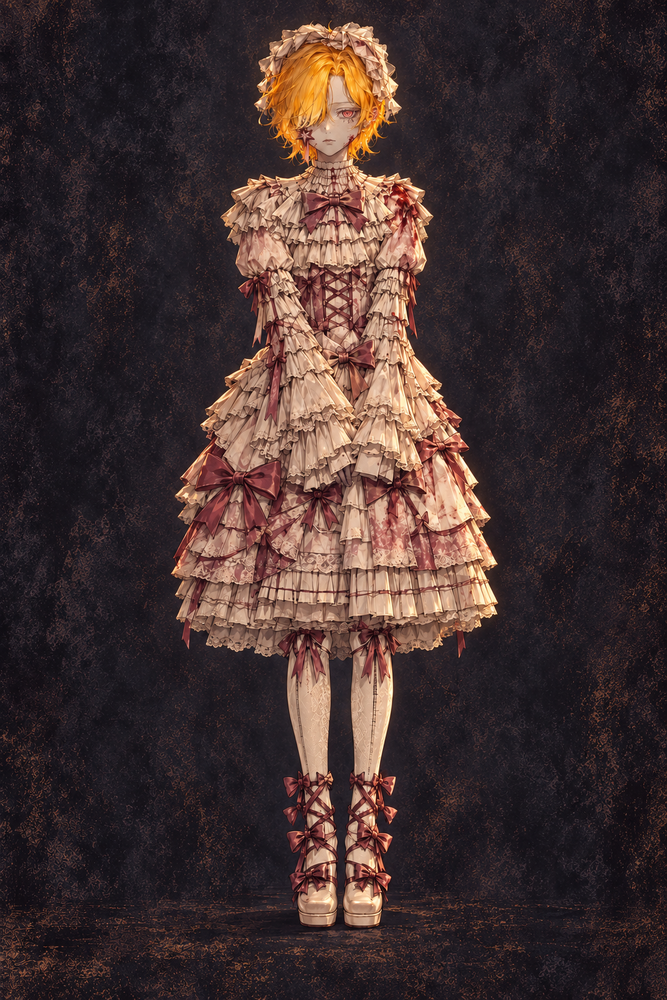
#> input picture models/doll/reconstruction/reference/full-front.png, 667 x 1000 px, shrunk from 1024 x 1536 before the run
$ python -i seg.py   (imports and definitions only)
#> lines starting #> are read from the running program, lines starting #| are printed output that depends on the picture; after the words box and inside, x2 and y2 are one past the last pixel; in counts of white or black regions, pixels touching at a corner belong together
import numpy as np, cv2
from scipy import ndimage as ndi
import os
U=os.path.join(os.path.dirname(os.path.abspath(__file__)),'reference')+'/'
def fit_bg(img, mask_bg):
    h,w,_=img.shape; yy,xx=np.mgrid[0:h,0:w]; X=xx/w; Y=yy/h
    A=np.stack([np.ones_like(X),X,Y,X*X,Y*Y,X*Y,X**3,Y**3,X*X*Y,X*Y*Y],-1)
    M=A[mask_bg]; out=np.zeros_like(img,dtype=float)
    for c in range(3):
        coef,*_=np.linalg.lstsq(M,img[...,c][mask_bg],rcond=None); out[...,c]=A@coef
    return out
def segment(img, ymax=None, thr_l=13, thr_c=13, it=3):
#> called with thr_l = 13, thr_c = 13, it = 3
    img=img.astype(float); h,w,_=img.shape
#> after `h, w, _ = img.shape`: h = 1000; w = 667
    bgm=np.zeros((h,w),bool); bgm[:, :12]=True; bgm[:, -12:]=True; bgm[:12,:]=True
    if ymax: bgm[ymax-30:ymax,:]=True
    for _ in range(it):
        bg=fit_bg(img,bgm)
        lab=cv2.cvtColor(np.clip(img,0,255).astype(np.uint8),cv2.COLOR_RGB2LAB).astype(float)
        labb=cv2.cvtColor(np.clip(bg,0,255).astype(np.uint8),cv2.COLOR_RGB2LAB).astype(float)
        dL=lab[...,0]-labb[...,0]; dC=np.hypot(lab[...,1]-labb[...,1],lab[...,2]-labb[...,2])
        fg=(dL>thr_l*2.55)|(dC>thr_c)|(dL<-60)
        if ymax: fg[ymax:]=False
        bgm=~ndi.binary_dilation(fg,iterations=6)
        if ymax: bgm[ymax:]=False
#> this loop made 3 passes
#> pass 1, in segment, `lab=cv2.cvtColor(np.clip(img,0,255).astype(np.uint8),cv2.COLOR_RGB2LAB..`:
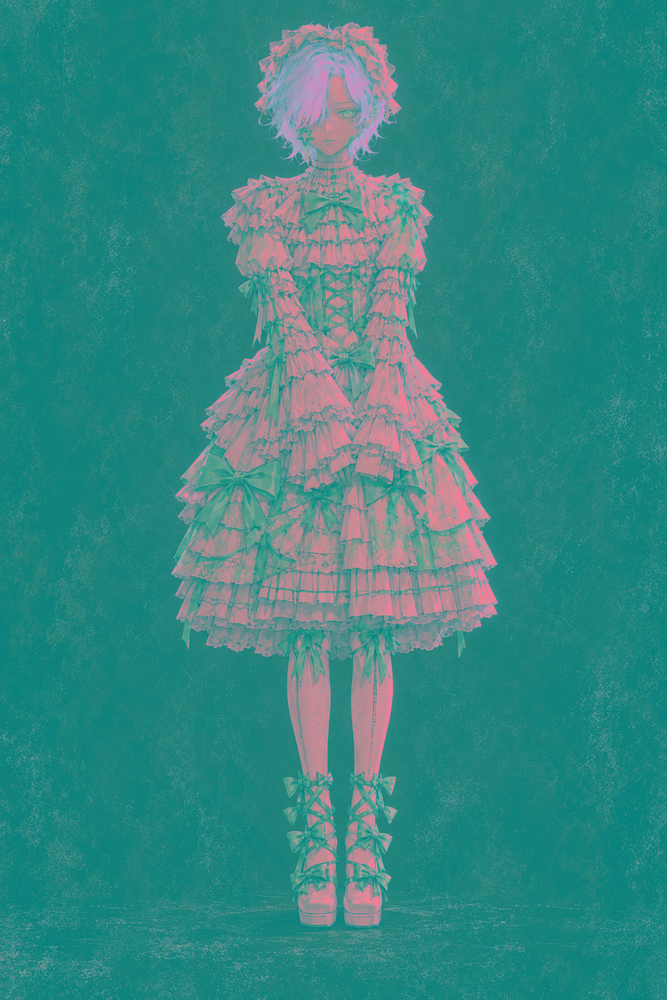
#> lab: shape (1000, 667, 3) float64; mean R, G, B 53.8, 135.5, 130.8
#> pass 1, in segment, `labb=cv2.cvtColor(np.clip(bg,0,255).astype(np.uint8),cv2.COLOR_RGB2LAB..`:
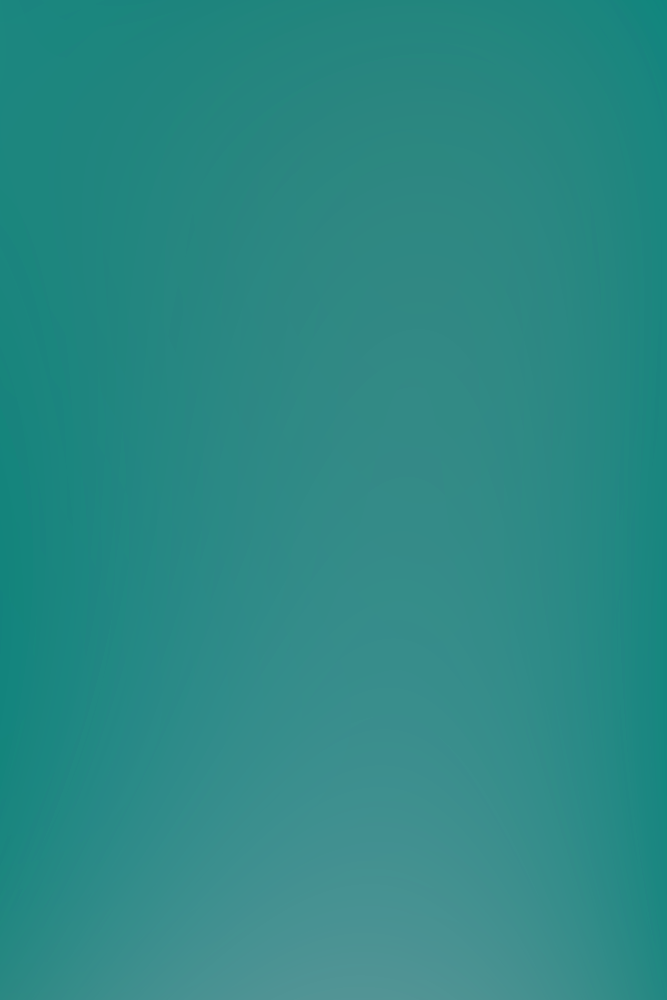
#> labb: shape (1000, 667, 3) float64; mean R, G, B 43.5, 137.2, 132.8
#> pass 1, in segment, `dL = lab[..., 0] - labb[..., 0]`:
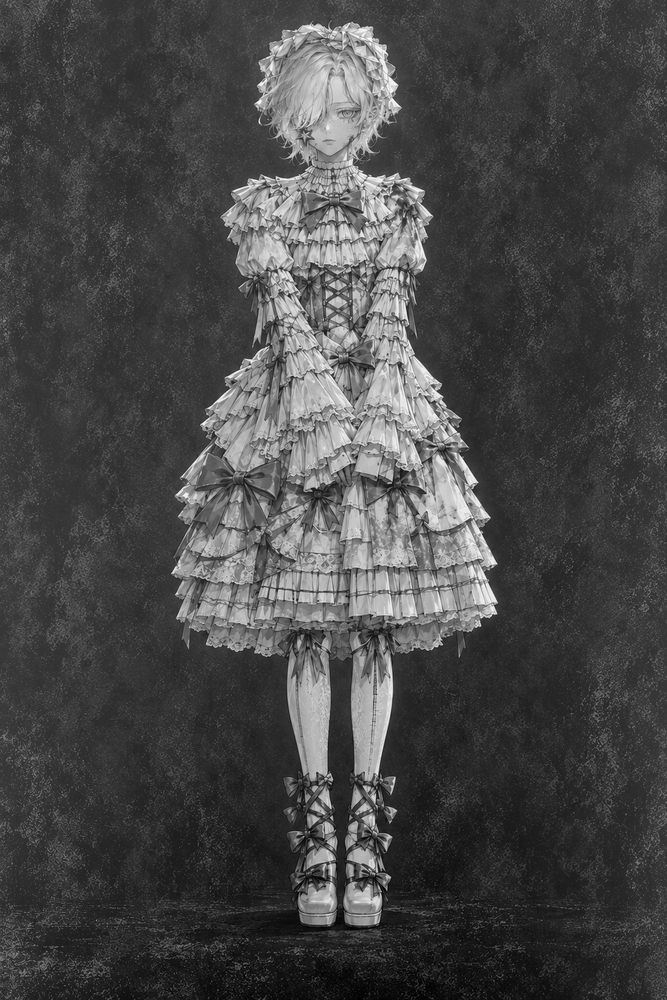
#> dL: shape (1000, 667) float64; min -71, max 217, mean 10.3; drawn with min black and max white
#> after the loop:
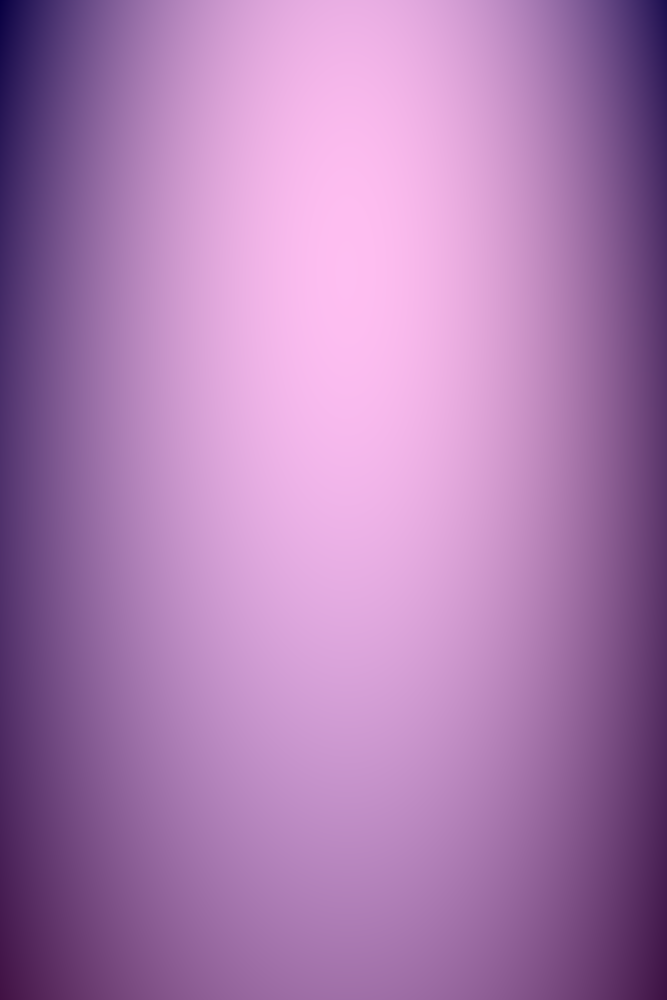
#> bg: shape (1000, 667, 3) float64; mean R, G, B 32.9, 27.4, 33.5; drawn with min black and max white
#> after the loop:
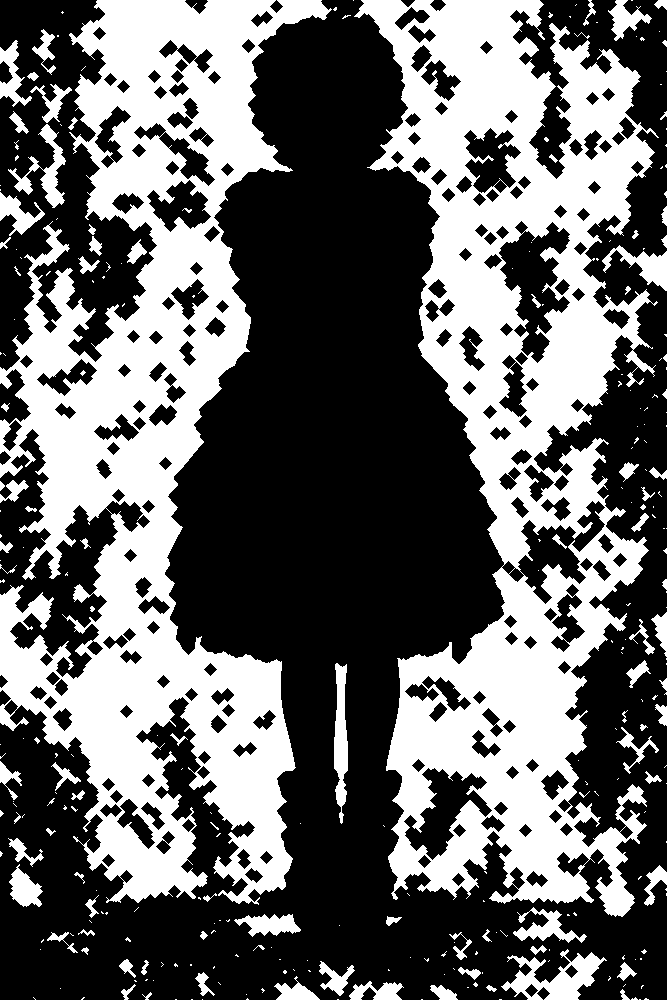
#> bgm: shape (1000, 667) bool; 40.4% white; 294 white regions (198 under 20 px), largest, box (x1, y1, x2, y2) and area: (0, 0, 332, 905) 124620, (354, 0, 659, 917) 122298, (501, 949, 607, 1000) 2353
#> after the loop: fg: shape (1000, 667) bool; 24.7% white; 5824 white regions (5742 under 20 px), largest, box (x1, y1, x2, y2) and area: (171, 20, 499, 928) 147861, (0, 925, 32, 989) 525, (342, 928, 385, 945) 273
    fg=ndi.binary_opening(fg,iterations=1)
#> fg: shape (1000, 667) bool; 22.3% white; 164 white regions (142 under 20 px), largest, box (x1, y1, x2, y2) and area: (171, 21, 499, 928) 146946, (351, 929, 382, 939) 160, (283, 807, 297, 824) 158
    lab_,n=ndi.label(fg); sizes=ndi.sum(fg,lab_,range(1,n+1))
#> after `lab_, n = ndi.label(fg)`:
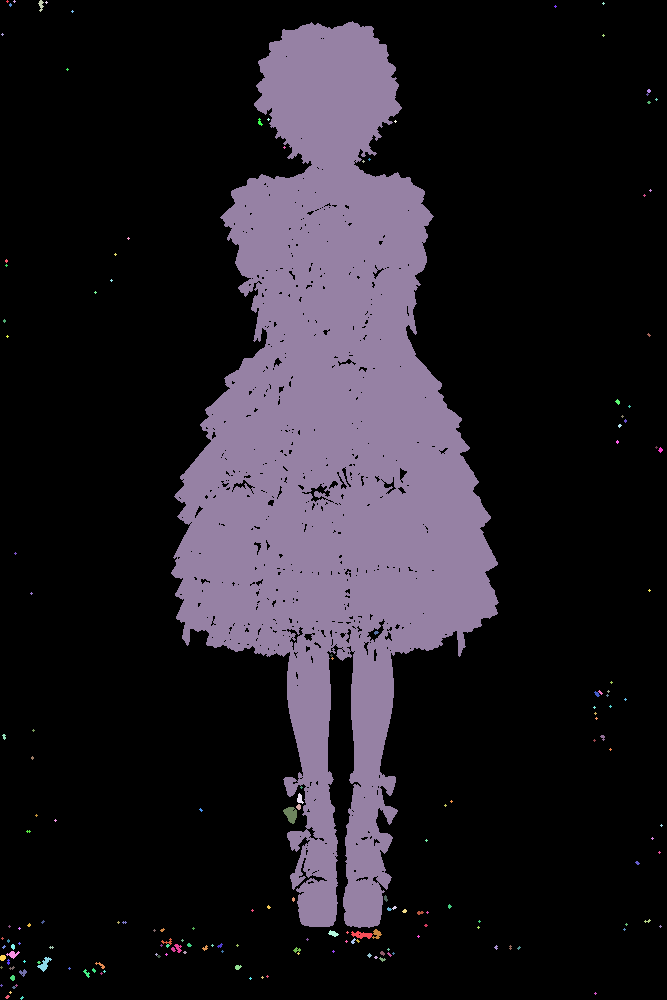
#> lab_: shape (1000, 667) int32; 176 distinct labels, from 0 to 175; one colour per label, 0 black
#> after `lab_, n = ndi.label(fg)`: n = 175
#> after `sizes = ndi.sum(fg, lab_, range(1, n + 1))`: sizes = 175 values, max 146941 at index 8, min 5 at index 0, mean 851.4
    keep=np.zeros(n+1,bool); keep[1:]=sizes>max(60,sizes.max()*0.0015)
    fg=keep[lab_]
#> fg: shape (1000, 667) bool; 22% white; 1 white region, box (x1, y1, x2, y2) and area: (171, 21, 499, 928) 146941
    fg=ndi.binary_closing(fg,iterations=2)
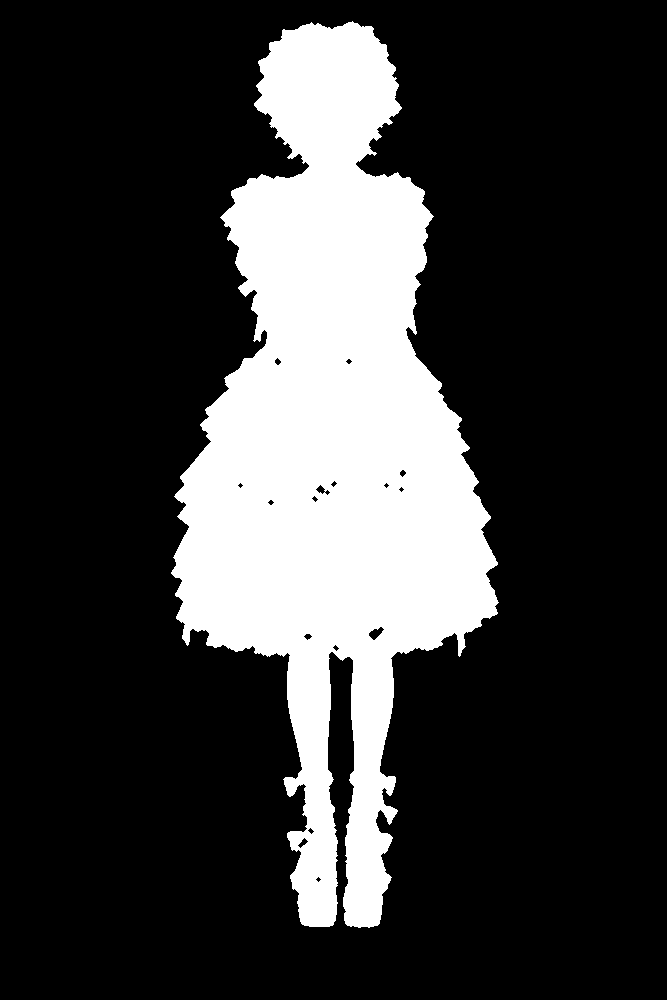
#> fg: shape (1000, 667) bool; 22.5% white; 1 white region, box (x1, y1, x2, y2) and area: (171, 21, 499, 928) 150154
    fg=ndi.binary_fill_holes(fg)
#> fg: shape (1000, 667) bool; 22.6% white; 1 white region, box (x1, y1, x2, y2) and area: (171, 21, 499, 928) 150597
    return fg,dL,dC

def refine(img, fg, ymax=None, iters=6):
    h,w=fg.shape
    m=np.full((h,w),cv2.GC_PR_BGD,np.uint8)
    near=ndi.binary_dilation(fg,iterations=25)
    m[~near]=cv2.GC_BGD
    m[fg]=cv2.GC_PR_FGD
    m[ndi.binary_erosion(fg,iterations=4)]=cv2.GC_FGD
    if ymax: m[ymax:]=cv2.GC_BGD
    bgd=np.zeros((1,65)); fgd=np.zeros((1,65))
    cv2.grabCut(np.ascontiguousarray(img[...,::-1]),m,None,bgd,fgd,iters,cv2.GC_INIT_WITH_MASK)
    out=(m==cv2.GC_FGD)|(m==cv2.GC_PR_FGD)
    lab_,n=ndi.label(out); sizes=ndi.sum(out,lab_,range(1,n+1))
    keep=np.zeros(n+1,bool); keep[1:]=sizes>max(60,sizes.max()*0.0015)
    out=ndi.binary_fill_holes(ndi.binary_opening(keep[lab_],iterations=1))
    return out

>>> import cv2
>>> picture = cv2.cvtColor(cv2.imread('reference/full-front.png'), cv2.COLOR_BGR2RGB)
>>> result = segment(picture)

$ run again, on models/doll/reconstruction/reference/portrait.png
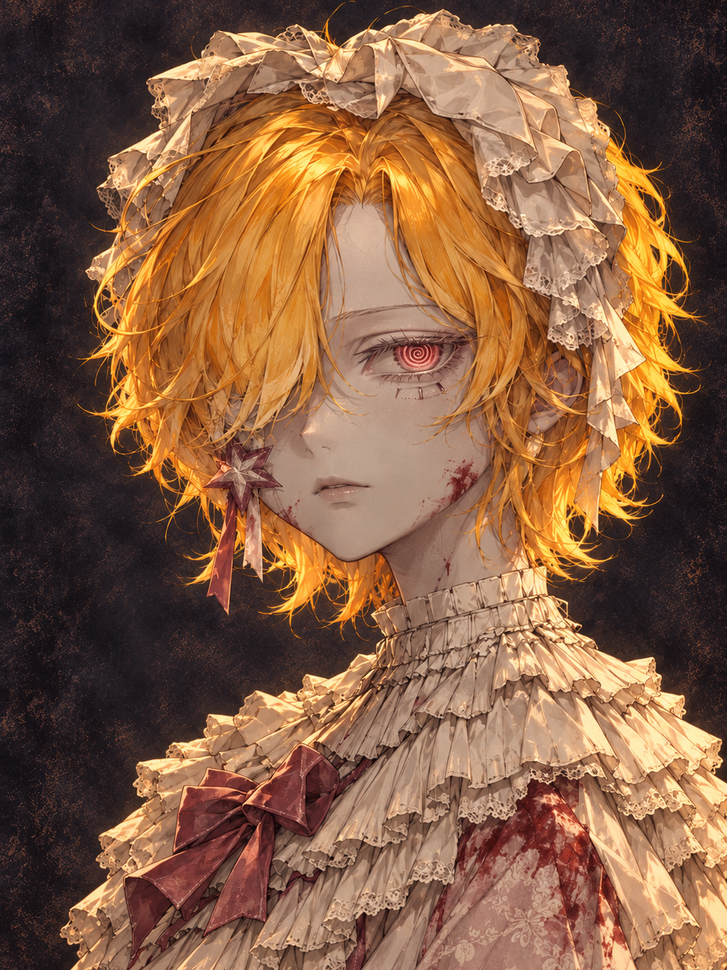
#> input picture models/doll/reconstruction/reference/portrait.png, 727 x 970 px, shrunk from 1086 x 1448 before the run
#> after the loop in segment, `for _ in range(it):`:
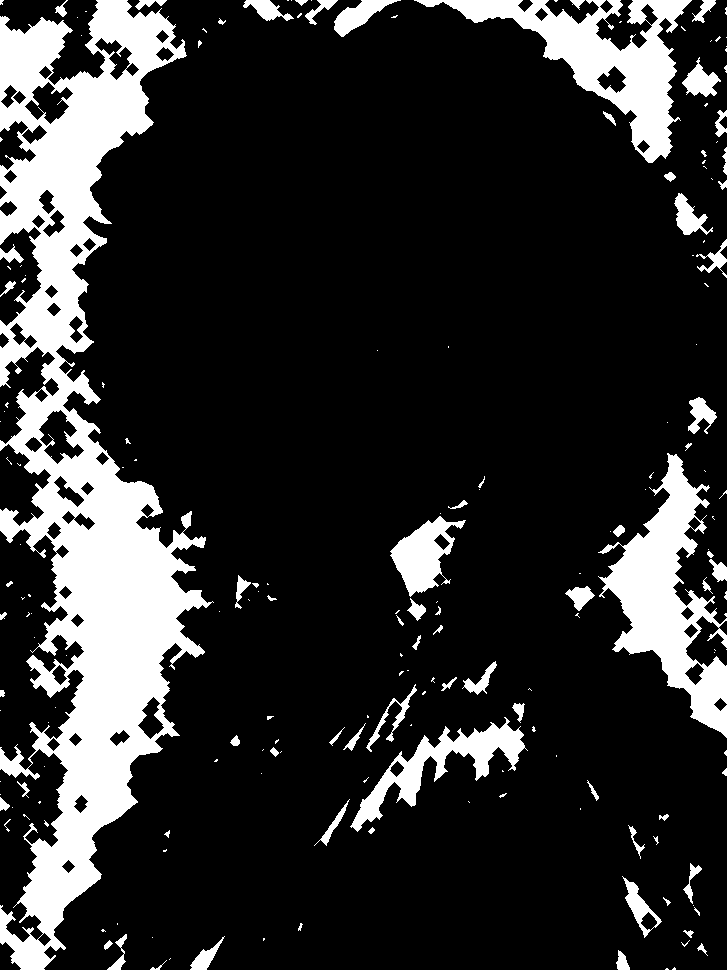
#> bgm: shape (970, 727) bool; 17.8% white; 194 white regions (119 under 20 px), largest, box (x1, y1, x2, y2) and area: (0, 0, 214, 970) 79385, (598, 453, 727, 738) 14009, (414, 0, 692, 163) 12817
#> lab_: shape (970, 727) int32; 438 distinct labels, from 0 to 437
#> n = 437
#> sizes = 437 values, max 388423 at index 5, min 5 at index 0, mean 912.4
#> in segment, `fg=ndi.binary_fill_holes(fg)`:
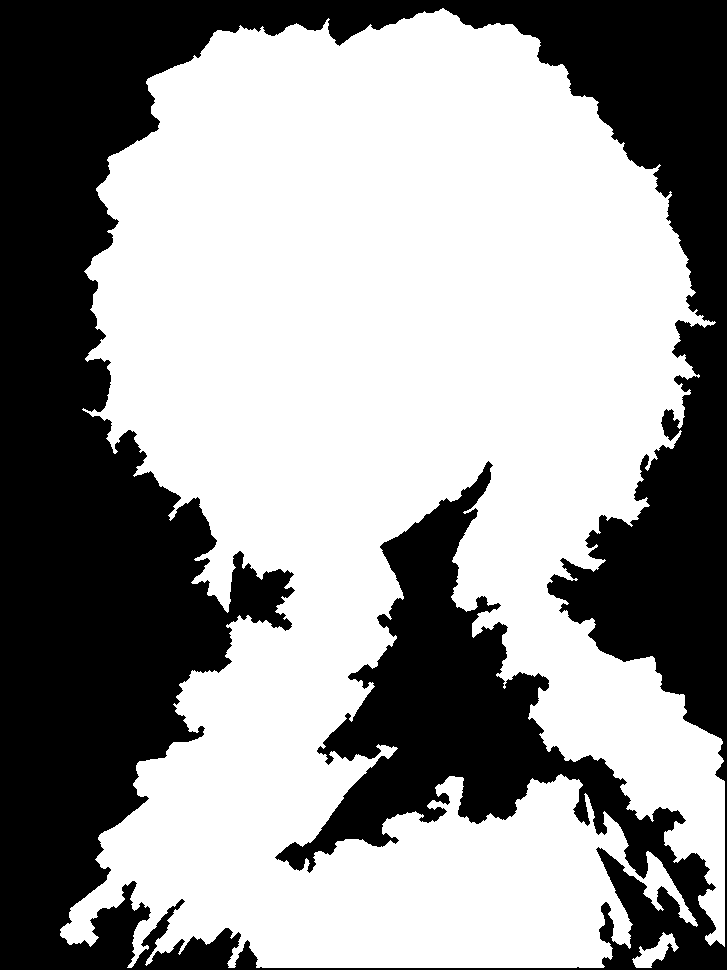
#> fg: shape (970, 727) bool; 59.5% white; 1 black region, box (x1, y1, x2, y2) and area: (0, 0, 727, 970) 285732
